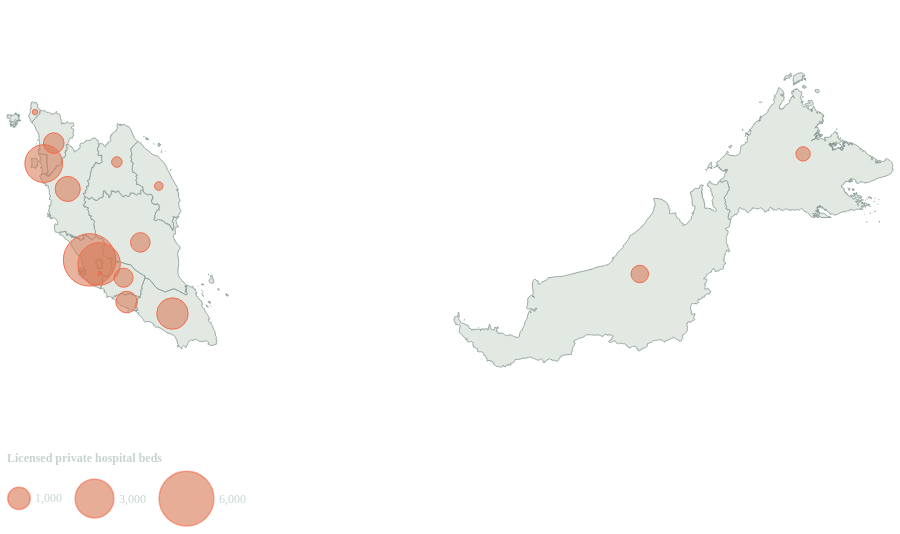

Vega-Lite specification for this chart:
### Vega-Lite specification from a JSON file in a GitHub repository (floating-point values rounded to 4 significant figures; data arrays with more than 128 entries replaced by an {"elided": "..."} marker saying what was removed)
{"$schema": "https://vega.github.io/schema/vega-lite/v6.json", "width": 900, "background": "transparent", "autosize": {"type": "fit-x", "contains": "padding", "resize": true}, "config": {"font": "DM Sans", "view": {"stroke": null}, "axis": {"labelFontSize": 12, "titleFontSize": 12, "titleFontWeight": "normal", "labelColor": "#c6d5d2", "titleColor": "#c6d5d2", "gridColor": "#3b5155", "domain": false, "tickColor": "#3b5155", "labelPadding": 9, "titlePadding": 15}, "legend": {"labelFontSize": 12, "titleFontSize": 12, "labelColor": "#c6d5d2", "titleColor": "#c6d5d2", "orient": "top", "direction": "horizontal", "title": null}, "text": {"font": "DM Sans"}}, "height": 430, "projection": {"type": "mercator"}, "layer": [{"data": {"values": [{"type": "Feature", "properties": {"state": "Selangor", "code_state": 10, "rate": 11.32, "beds": 8334, "residents": 7362700}, "geometry": {"type": "MultiPolygon", "coordinates": {"elided": "13 rows, 2172 float values in total"}}}, {"type": "Feature", "properties": {"state": "Pahang", "code_state": 6, "rate": 15.87, "beds": 2646, "residents": 1667700}, "geometry": {"type": "MultiPolygon", "coordinates": {"elided": "6 rows, 2492 float values in total"}}}, {"type": "Feature", "properties": {"state": "Pulau Pinang", "code_state": 7, "rate": 11.82, "beds": 2129, "residents": 1800500}, "geometry": {"type": "MultiPolygon", "coordinates": {"elided": "8 rows, 520 float values in total"}}}, {"type": "Feature", "properties": {"state": "Sarawak", "code_state": 13, "rate": 16.64, "beds": 4189, "residents": 2517500}, "geometry": {"type": "MultiPolygon", "coordinates": {"elided": "4 rows, 5252 float values in total"}}}, {"type": "Feature", "properties": {"state": "Kedah", "code_state": 2, "rate": 13.17, "beds": 2919, "residents": 2217100}, "geometry": {"type": "MultiPolygon", "coordinates": {"elided": "67 rows, 2790 float values in total"}}}, {"type": "Feature", "properties": {"state": "Perak", "code_state": 8, "rate": 23.43, "beds": 6021, "residents": 2569400}, "geometry": {"type": "MultiPolygon", "coordinates": {"elided": "3 rows, 2792 float values in total"}}}, {"type": "Feature", "properties": {"state": "Sabah", "code_state": 12, "rate": 13.62, "beds": 5097, "residents": 3742000}, "geometry": {"type": "MultiPolygon", "coordinates": {"elided": "113 rows, 9014 float values in total"}}}, {"type": "Feature", "properties": {"state": "Kelantan", "code_state": 3, "rate": 15.82, "beds": 2987, "residents": 1887900}, "geometry": {"type": "MultiPolygon", "coordinates": {"elided": "1x1x952x2 float values"}}}, {"type": "Feature", "properties": {"state": "Negeri Sembilan", "code_state": 5, "rate": 15.95, "beds": 1977, "residents": 1239500}, "geometry": {"type": "MultiPolygon", "coordinates": {"elided": "1x1x310x2 float values"}}}, {"type": "Feature", "properties": {"state": "W.P. Kuala Lumpur", "code_state": 14, "rate": 26.59, "beds": 5498, "residents": 2067500}, "geometry": {"type": "MultiPolygon", "coordinates": {"elided": "1x1x157x2 float values"}}}, {"type": "Feature", "properties": {"state": "W.P. Labuan", "code_state": 15, "rate": 12.1, "beds": 122, "residents": 100800}, "geometry": {"type": "MultiPolygon", "coordinates": {"elided": "7 rows, 252 float values in total"}}}, {"type": "Feature", "properties": {"state": "Perlis", "code_state": 9, "rate": 17.42, "beds": 517, "residents": 296800}, "geometry": {"type": "MultiPolygon", "coordinates": {"elided": "1x1x128x2 float values"}}}, {"type": "Feature", "properties": {"state": "Johor", "code_state": 1, "rate": 13.02, "beds": 5448, "residents": 4184400}, "geometry": {"type": "MultiPolygon", "coordinates": {"elided": "37 rows, 1902 float values in total"}}}, {"type": "Feature", "properties": {"state": "Melaka", "code_state": 4, "rate": 12.89, "beds": 1349, "residents": 1046700}, "geometry": {"type": "MultiPolygon", "coordinates": {"elided": "12 rows, 554 float values in total"}}}, {"type": "Feature", "properties": {"state": "Terengganu", "code_state": 11, "rate": 16.0, "beds": 1971, "residents": 1231500}, "geometry": {"type": "MultiPolygon", "coordinates": {"elided": "27 rows, 1664 float values in total"}}}, {"type": "Feature", "properties": {"state": "W.P. Putrajaya", "code_state": 16, "rate": 70.16, "beds": 844, "residents": 120300}, "geometry": {"type": "MultiPolygon", "coordinates": [[[[101.7, 2.972], [101.7, 2.968], [101.7, 2.967], [101.7, 2.963], [101.7, 2.963], [101.7, 2.961], [101.7, 2.964], [101.7, 2.955], [101.7, 2.955], [101.7, 2.953], [101.7, 2.929], [101.7, 2.929], [101.7, 2.913], [101.7, 2.913], [101.7, 2.909], [101.7, 2.909], [101.7, 2.906], [101.7, 2.905], [101.7, 2.901], [101.7, 2.898], [101.7, 2.894], [101.7, 2.893], [101.7, 2.882], [101.7, 2.881], [101.7, 2.88], [101.7, 2.879], [101.7, 2.881], [101.7, 2.876], [101.7, 2.883], [101.7, 2.879], [101.7, 2.899], [101.7, 2.904], [101.7, 2.908], [101.7, 2.91], [101.7, 2.915], [101.7, 2.915], [101.7, 2.919], [101.7, 2.923], [101.7, 2.931], [101.7, 2.938], [101.7, 2.944], [101.7, 2.946], [101.7, 2.948], [101.7, 2.953], [101.7, 2.958], [101.7, 2.964], [101.7, 2.97], [101.7, 2.972], [101.7, 2.971], [101.7, 2.979], [101.7, 2.983], [101.7, 2.979], [101.7, 2.972]]]]}}]}, "transform": [], "mark": {"type": "geoshape", "fill": "#e2e8e2", "stroke": "#80938e", "strokeWidth": 0.8}}, {"data": {"values": [{"year": 2024, "state": "Selangor", "public_beds": 8334, "residents": 7362700, "public_rate": 11.32, "private_hospitals": 59, "private_beds": 5496, "combined_beds": 13830, "combined_rate": 18.78, "public_rank": 16, "combined_rank": 10, "private_share": 39.74, "longitude": 101.5, "latitude": 3.233}, {"year": 2024, "state": "W.P. Kuala Lumpur", "public_beds": 5498, "residents": 2067500, "public_rate": 26.59, "private_hospitals": 36, "private_beds": 3602, "combined_beds": 9100, "combined_rate": 44.01, "public_rank": 2, "combined_rank": 2, "private_share": 39.58, "longitude": 101.7, "latitude": 3.143}, {"year": 2024, "state": "Pulau Pinang", "public_beds": 2129, "residents": 1800500, "public_rate": 11.82, "private_hospitals": 19, "private_beds": 2847, "combined_beds": 4976, "combined_rate": 27.64, "public_rank": 15, "combined_rank": 4, "private_share": 57.21, "longitude": 100.5, "latitude": 5.361}, {"year": 2024, "state": "Johor", "public_beds": 5448, "residents": 4184000.0, "public_rate": 13.02, "private_hospitals": 26, "private_beds": 1975, "combined_beds": 7423, "combined_rate": 17.74, "public_rank": 12, "combined_rank": 11, "private_share": 26.61, "longitude": 103.3, "latitude": 2.046}, {"year": 2024, "state": "Perak", "public_beds": 6021, "residents": 2569400, "public_rate": 23.43, "private_hospitals": 19, "private_beds": 1261, "combined_beds": 7282, "combined_rate": 28.34, "public_rank": 3, "combined_rank": 3, "private_share": 17.32, "longitude": 101.0, "latitude": 4.8}, {"year": 2024, "state": "Melaka", "public_beds": 1349, "residents": 1046700, "public_rate": 12.89, "private_hospitals": 4, "private_beds": 922, "combined_beds": 2271, "combined_rate": 21.7, "public_rank": 13, "combined_rank": 6, "private_share": 40.6, "longitude": 102.3, "latitude": 2.3}, {"year": 2024, "state": "Kedah", "public_beds": 2919, "residents": 2217100, "public_rate": 13.17, "private_hospitals": 9, "private_beds": 849, "combined_beds": 3768, "combined_rate": 17.0, "public_rank": 11, "combined_rank": 14, "private_share": 22.53, "longitude": 100.7, "latitude": 5.812}, {"year": 2024, "state": "Pahang", "public_beds": 2646, "residents": 1667700, "public_rate": 15.87, "private_hospitals": 5, "private_beds": 764, "combined_beds": 3410, "combined_rate": 20.45, "public_rank": 8, "combined_rank": 7, "private_share": 22.4, "longitude": 102.6, "latitude": 3.62}, {"year": 2024, "state": "Negeri Sembilan", "public_beds": 1977, "residents": 1239500, "public_rate": 15.95, "private_hospitals": 8, "private_beds": 729, "combined_beds": 2706, "combined_rate": 21.83, "public_rank": 7, "combined_rank": 5, "private_share": 26.94, "longitude": 102.2, "latitude": 2.839}, {"year": 2024, "state": "Sarawak", "public_beds": 4189, "residents": 2517500, "public_rate": 16.64, "private_hospitals": 13, "private_beds": 609, "combined_beds": 4798, "combined_rate": 19.06, "public_rank": 5, "combined_rank": 9, "private_share": 12.69, "longitude": 113.7, "latitude": 2.921}, {"year": 2024, "state": "Sabah", "public_beds": 5097, "residents": 3742000, "public_rate": 13.62, "private_hospitals": 8, "private_beds": 410, "combined_beds": 5507, "combined_rate": 14.72, "public_rank": 10, "combined_rank": 15, "private_share": 7.445, "longitude": 117.3, "latitude": 5.574}, {"year": 2024, "state": "Kelantan", "public_beds": 2987, "residents": 1887900, "public_rate": 15.82, "private_hospitals": 3, "private_beds": 224, "combined_beds": 3211, "combined_rate": 17.01, "public_rank": 9, "combined_rank": 13, "private_share": 6.976, "longitude": 102.1, "latitude": 5.395}, {"year": 2024, "state": "Terengganu", "public_beds": 1971, "residents": 1231500, "public_rate": 16.0, "private_hospitals": 2, "private_beds": 147, "combined_beds": 2118, "combined_rate": 17.2, "public_rank": 6, "combined_rank": 12, "private_share": 6.941, "longitude": 103.0, "latitude": 4.865}, {"year": 2024, "state": "Perlis", "public_beds": 517, "residents": 296800, "public_rate": 17.42, "private_hospitals": 1, "private_beds": 61, "combined_beds": 578, "combined_rate": 19.47, "public_rank": 4, "combined_rank": 8, "private_share": 10.55, "longitude": 100.3, "latitude": 6.496}, {"year": 2024, "state": "W.P. Putrajaya", "public_beds": 844, "residents": 120300, "public_rate": 70.16, "private_hospitals": 2, "private_beds": 24, "combined_beds": 868, "combined_rate": 72.15, "public_rank": 1, "combined_rank": 1, "private_share": 2.765, "longitude": 101.7, "latitude": 2.93}, {"year": 2024, "state": "W.P. Labuan", "public_beds": 122, "residents": 100800, "public_rate": 12.1, "private_hospitals": 0, "private_beds": 0, "combined_beds": 122, "combined_rate": 12.1, "public_rank": 14, "combined_rank": 16, "private_share": 0, "longitude": 115.2, "latitude": 5.312}]}, "mark": {"type": "circle", "color": "#D77750", "fillOpacity": 0.55, "stroke": "#f36c4f", "strokeWidth": 1}, "encoding": {"opacity": {"condition": [{"test": "datum[\"state\"] === hoveredState || datum[\"state\"] === \"\"", "value": 1}, {"test": "hoveredState !== ''", "value": 0.65}], "value": 1}, "strokeWidth": {"condition": {"test": "datum.state === hoveredState || datum.state === \"\"", "value": 3}, "value": 1}, "longitude": {"field": "longitude", "type": "quantitative"}, "latitude": {"field": "latitude", "type": "quantitative"}, "size": {"field": "private_beds", "type": "quantitative", "scale": {"type": "linear", "domain": [0, 7000], "range": [0, 3500]}, "legend": {"orient": "bottom", "title": "Licensed private hospital beds", "values": [1000, 3000, 6000], "symbolOpacity": 0.6, "titleLimit": 280}}, "tooltip": [{"field": "state", "title": "State / territory"}, {"field": "private_beds", "format": ",", "title": "Licensed private hospital beds (2024)"}, {"field": "private_hospitals", "format": ",", "title": "Licensed private hospitals"}]}}], "params": [{"name": "hoveredState", "value": ""}], "usermeta": {"export": {"generator": "proportionalSymbolMapSpec", "arguments": [900, "All Malaysia", ""], "chartId": "private-symbols", "note": "Region buttons, state selection and detail panel require React. Hover emphasis is driven by the website; hoveredState starts empty. Tooltip definitions are retained. Width is a fixed snapshot; page layout and fonts are supplied by the host."}}}
